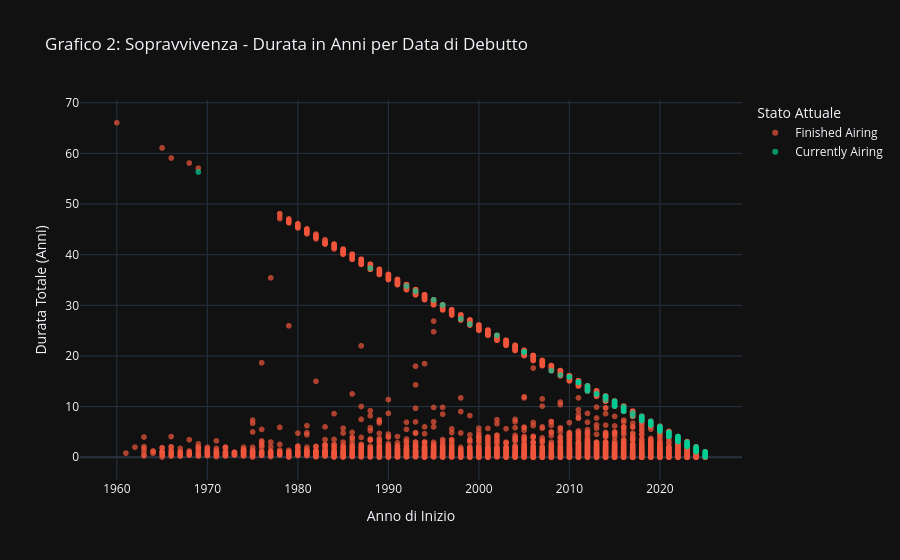

The cell this chart's notebook holds for it:
### Markdown cell above
### La Corsa contro il Tempo ⏳
Ma quanto sopravvivono realmente queste opere?
In questo grafico mettiamo alla prova la **longevità**: ogni punto rappresenta una serie. Sull'asse orizzontale vediamo quando è nata, su quello verticale per quanti anni è rimasta (o sta rimanendo) in onda.
Le "scie verdi" che partono dagli anni '70 o '90 e salgono verso l'alto sono i veri immortali: serie che non hanno mai smesso di essere trasmesse.

### Code cell
# Grafico 2: Scatter Plot - Anno di Inizio vs Durata (Anni)
# Risponde alla domanda: "Chi nato nel 1970 è ancora vivo oggi?"

# 1. Preparazione Dati
df_duration = df.copy()

# Gestione Date: Se è in corso (o end_date mancante), usiamo OGGI per calcolare la durata "ad oggi"
df_duration['calc_end_date'] = pd.to_datetime(df_duration['end_date'].fillna(pd.Timestamp.now()), utc=True)
df_duration['start_date'] = pd.to_datetime(df_duration['start_date'], errors='coerce', utc=True)

# Calcolo durata in anni
df_duration['years_running'] = (df_duration['calc_end_date'] - df_duration['start_date']).dt.days / 365.25

# FILTRI:
# 1. Rimuoviamo chi non è ancora uscito ("Not yet aired")
# 2. Rimuoviamo errori di calcolo (durate negtive o nulle)
# 3. Limitiamo l'asse temporale per pulizia (1960-Oggi)
df_duration = df_duration[
    (df_duration['status'] != 'Not yet aired') & 
    (df_duration['years_running'] > 0) & 
    (df_duration['start_year'] >= 1960) & 
    (df_duration['start_year'] <= pd.Timestamp.now().year)
]

# 2. Creazione Grafico
fig2 = px.scatter(df_duration, x='start_year', y='years_running', 
                  color='status', # Il colore distingue chi è ancora vivo
                  hover_name='title',
                  title='Grafico 2: Sopravvivenza - Durata in Anni per Data di Debutto',
                  labels={'start_year': 'Anno di Debutto', 'years_running': 'Anni di Trasmissione', 'status': 'Stato'},
                  # Palette semantica: Verde = Vivo, Rosso = Finito
                  color_discrete_map={'Currently Airing': '#00CC96', 'Finished Airing': '#EF553B'}, 
                  opacity=0.7,
                  template='plotly_dark')

fig2.update_layout(
    xaxis_title="Anno di Inizio", 
    yaxis_title="Durata Totale (Anni)",
    legend_title_text="Stato Attuale"
)
fig2.show()

### Figure 1 — Plotly figure (JSON) as saved in the notebook; plotly's stock layout.template omitted (floating-point values rounded to 4 significant figures; data arrays with more than 128 entries replaced by an {"elided": "..."} marker saying what was removed)
{"data": [{"hovertemplate": "<b>%{hovertext}</b><br><br>Stato=Finished Airing<br>Anno di Debutto=%{x}<br>Anni di Trasmissione=%{y}<extra></extra>", "hovertext": {"elided": "16143 str values"}, "legendgroup": "Finished Airing", "marker": {"color": "#EF553B", "opacity": 0.7, "symbol": "circle"}, "mode": "markers", "name": "Finished Airing", "showlegend": true, "type": "scattergl", "x": {"elided": "16143 float values"}, "xaxis": "x", "y": {"elided": "16143 float values"}, "yaxis": "y"}, {"hovertemplate": "<b>%{hovertext}</b><br><br>Stato=Currently Airing<br>Anno di Debutto=%{x}<br>Anni di Trasmissione=%{y}<extra></extra>", "hovertext": {"elided": "281 str values"}, "legendgroup": "Currently Airing", "marker": {"color": "#00CC96", "opacity": 0.7, "symbol": "circle"}, "mode": "markers", "name": "Currently Airing", "showlegend": true, "type": "scattergl", "x": {"elided": "281 float values"}, "xaxis": "x", "y": {"elided": "281 float values"}, "yaxis": "y"}], "layout": {"legend": {"title": {"text": "Stato Attuale"}, "tracegroupgap": 0}, "title": {"text": "Grafico 2: Sopravvivenza - Durata in Anni per Data di Debutto"}, "xaxis": {"anchor": "y", "domain": [0, 1], "title": {"text": "Anno di Inizio"}}, "yaxis": {"anchor": "x", "domain": [0, 1], "title": {"text": "Durata Totale (Anni)"}}}}
